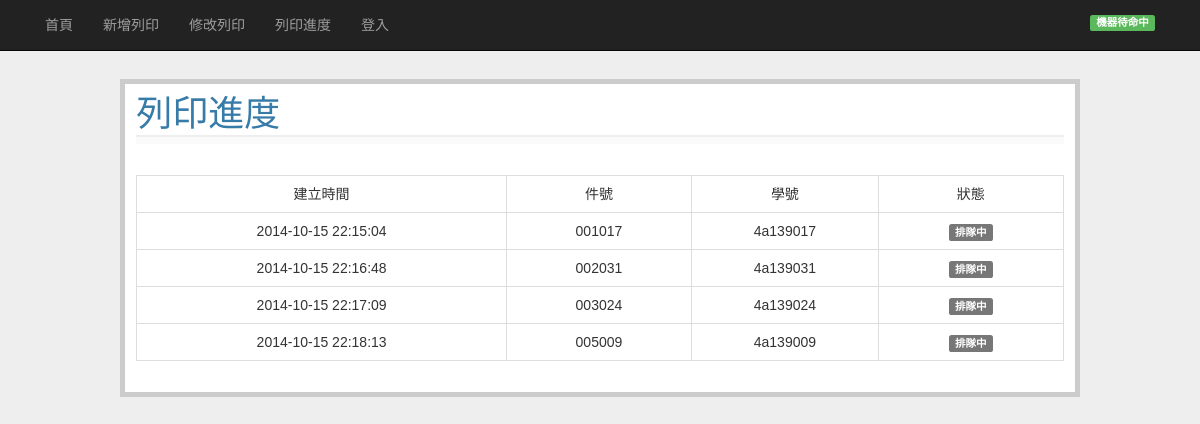
The page /show_print on the database as committed earlier.
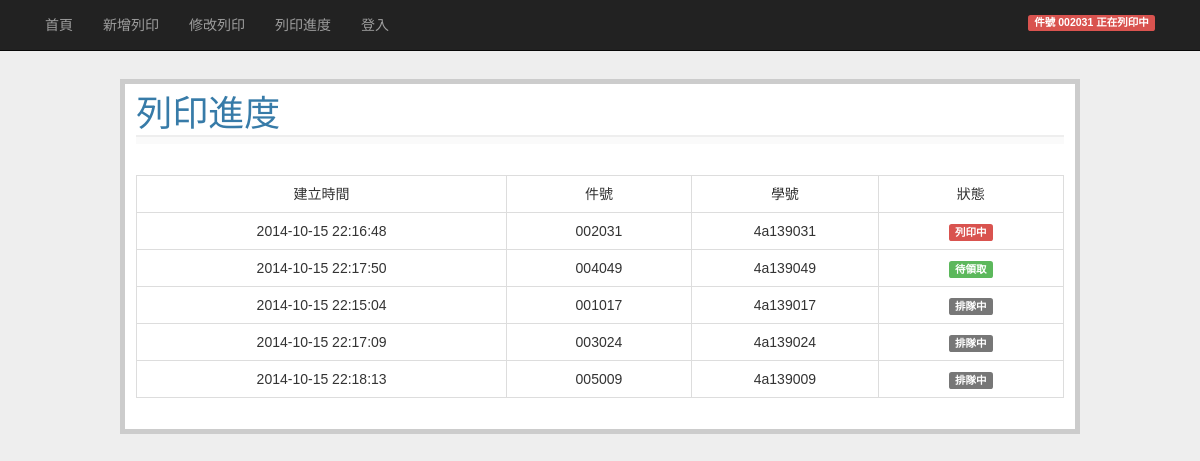
The same page on the database as committed later.
### tables this page shows
CREATE TABLE prints (
  id integer primary key autoincrement,
  create_time datetime default (datetime('now','localtime')),
  print_id CHAR(6) UNIQUE not null,
  stu_id CHAR(10) not null,
  name string not null,
  phone CHAR(10) not null,
  status int not null
);

### web_server.py (the view)
@app.route('/show_print')
def show_entries():
    title="列印進度"
    if not session.get('logged_in'):
        cur = g.db.execute('select create_time, print_id, stu_id, status from prints where status<>"3" order by status desc,create_time asc')
        entries = [dict(create_time=row[0],print_id=row[1],stu_id=row[2],status=row[3]) for row in cur.fetchall()]
    else:
        cur = g.db.execute('select create_time, print_id, stu_id, name, phone, status from prints where status<>"3" order by status desc,create_time asc')
        entries = [dict(create_time=row[0],print_id=row[1],stu_id=row[2],name=row[3],phone=row[4],status=row[5]) for row in cur.fetchall()]
    return render_template('show_entries.html', entries=entries,printnow=get_print_now_id(),title=title)

### web_server.py (called while the page is built)
def connect_db():
    return sqlite3.connect(app.config['DATABASE'])

def get_print_now_id():
    pt = g.db.execute('select print_id from prints where status=2')
    printnow=pt.fetchall()
    return printnow[0][0] if printnow else None

@app.before_request
def before_request():
    g.db = connect_db()

@app.teardown_request
def teardown_request(exception):
    db = getattr(g, 'db', None)
    if db is not None:
        db.close()

### templates/show_entries.html (shortened to what this page needs)
{% extends "layout.html" %}
{% block input %}
<br>
<table class="table table-bordered text-center">
  <tr>
    <td class="col-md-2">建立時間</td>
    <td class="col-md-1">件號</td>
    <td class="col-md-1">學號</td>
    <td class="col-md-1">狀態</td>
  </tr>
{% for entry in entries %}
    <tr>
      <td Style="vertical-align:middle; height: auto;">{{ entry.create_time }}</td>
      <td Style="vertical-align:middle; height: auto;">{{ entry.print_id }}</td>
      <td Style="vertical-align:middle; height: auto;">{{ entry.stu_id }}</td>
      <td Style="vertical-align:middle; height: auto;">
        <span class="label
        {% if entry.status==0 %}
           label-default ">排隊中</span>
        {% elif entry.status==2 %}
           label-danger">列印中</span>
        {% elif entry.status==1 %}
           label-success">待領取</span>
        {% endif %}
      </td>
    </tr>
{% else %}
<tr>
  <td colspan='7'><em>尚未有任何列印佇列。</em></td>
</tr>
{% endfor %}
</table>
{% endblock %}

### templates/layout.html (shortened to what this page needs)
<!doctype html>
<head>
  <link href="{{ url_for('static', filename='css/bootstrap.css') }}" rel="stylesheet" media="screen">
  <link rel=stylesheet type=text/css href="{{ url_for('static', filename='style.css') }}">
</head>
<body>
  <nav class="navbar navbar-default navbar-static-top navbar-inverse" role="navigation">
    <div class="container">
      <span>
      <ul class="nav navbar-nav">
          <li><a href="{{ url_for('show_index') }}">首頁</a></li>
          <li><a href="{{ url_for('add_entry') }}">新增列印</a></li>
          <li><a href="{{ url_for('search_entry') }}">修改列印</a></li>
          <li><a href="{{ url_for('show_entries') }}">列印進度</a></li>
          <li>
            {% if not session.logged_in %}
              <a href="{{ url_for('login') }}">登入</a>
            {% else %}
              <a href="{{ url_for('logout') }}">登出</a>
            {% endif %}
          </li>
      </ul>
      </span>
      {% if printnow!=None %}
      <span class="label label-danger status-r-margin pull-right">  件號 {{ printnow }} 正在列印中</span>
      {% else %}
      <span class="label label-success status-r-margin pull-right">機器待命中</span>
      {% endif %}
    </div>
  </nav>
  <div class="row page">
    <h1>{{ title }}</h1>
    <div class=metanav>
    </div>
    {% block input %}{% endblock %}
  </div>
</body>

### static/style.css (style rules this page uses)
body { font-family: sans-serif; background: #eee; }
a, h1, h2 { color: #377ba8; }
h1, h2 { font-family: 'Georgia', serif; margin: 0; }
h1 { border-bottom: 2px solid #eee; }
.page { margin: 2em auto; width: 80%; border: 5px solid #ccc; padding: 0.8em; background: white; }
.metanav { text-align: right; font-size: 0.8em; padding: 0.3em; margin-bottom: 1em; background: #fafafa; }
.status-r-margin { margin: 15px; }

Rows that differ between the two databases and show on the page:
changed prints (number 1 of 5 on the later page): print (not shown) → "002031"; status "排隊中" → "列印中"; moves up the list
now on this page (row edited): prints: create_time "2014-10-15 22:17:50", print_id "004049", stu_id "4a139049", status "待領取"
Other text that changed with them:
text no longer shown: "機器待命中"
text now shown: "件號 正在列印中"
